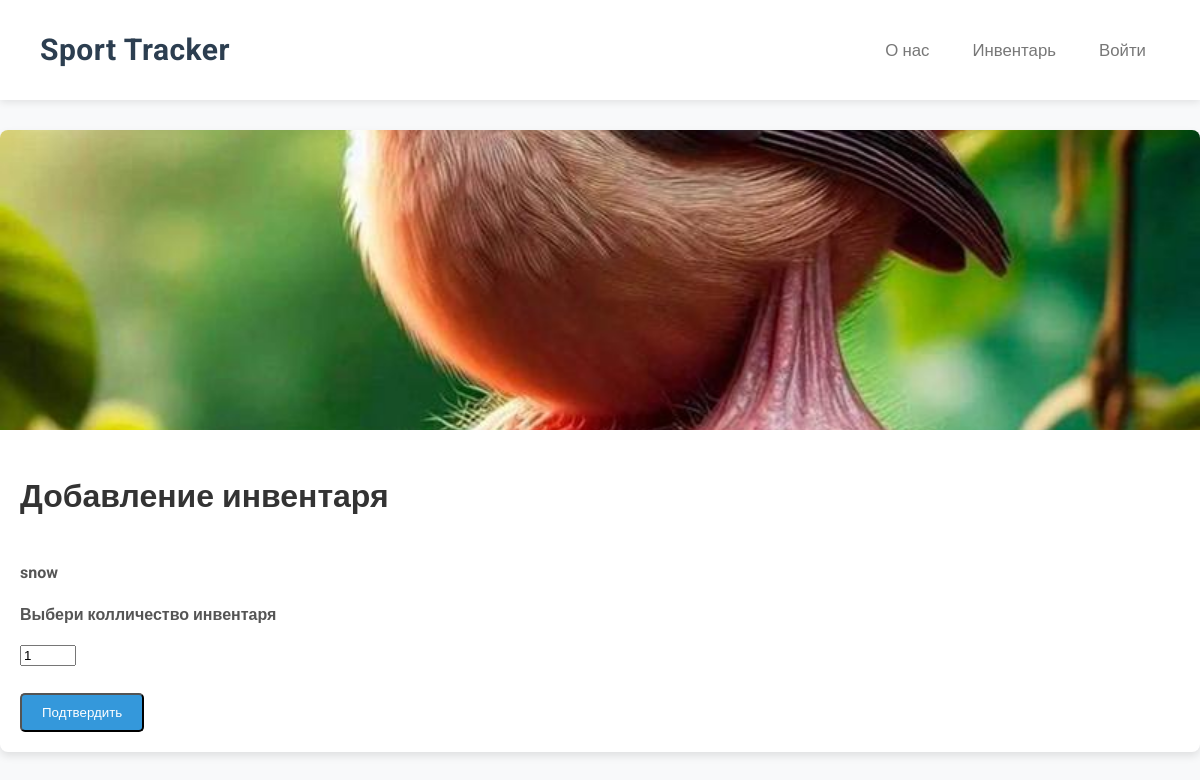
The page /add_voting?id=1 on the database as committed earlier.
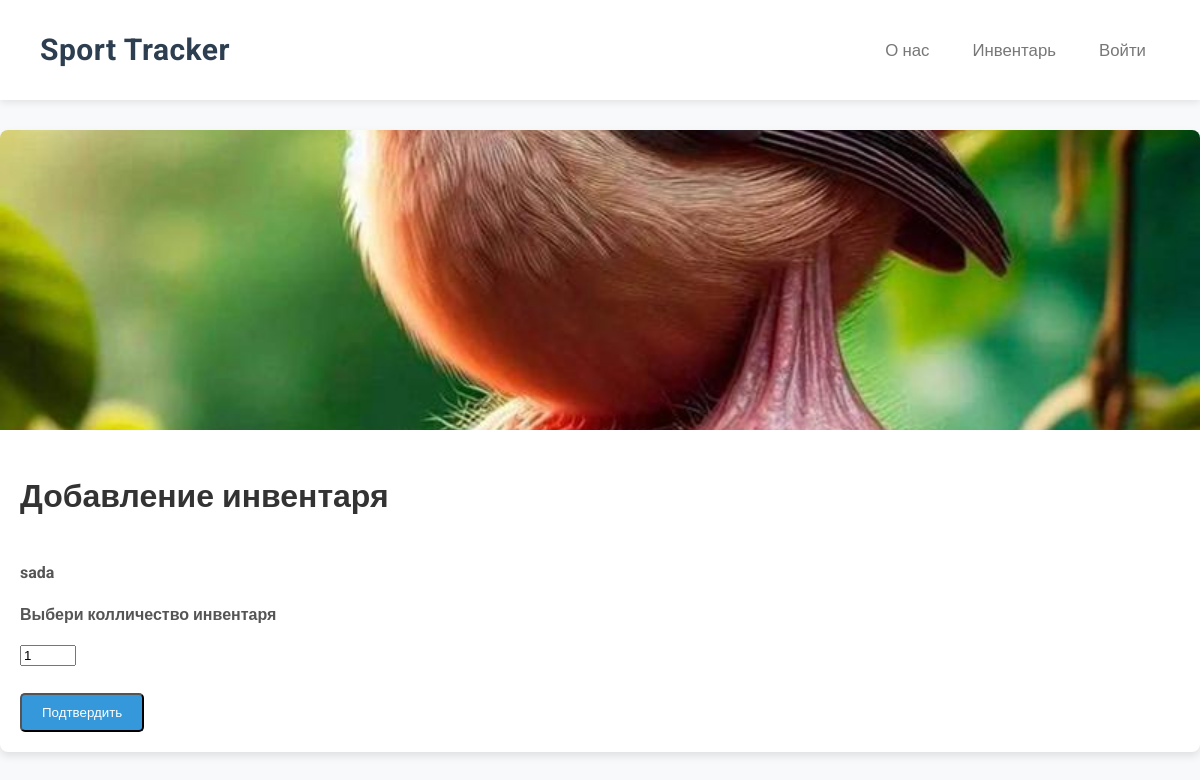
The same page on the database as committed later.
### main/models.py (models this page shows, shortened)
class Votings(models.Model):
    author = models.ForeignKey(User, on_delete=models.CASCADE)
    image = models.ImageField(upload_to=get_image_upload_path, blank=True, null=True)
    name = models.TextField()
    questions_number = models.IntegerField()
    type_of_voting = models.TextField()

### main/views.py (the view, shortened to what this page needs)
# urls.py: path('add_voting', add_voting, name='add_voting'),
def add_voting(request):
    context = {"IsExist": False}
    id_of_page = request.GET.get("id", None)
    if id_of_page is None:
        return redirect("/catalog")
    _voting = get_object_or_404(Votings, id=id_of_page)
    context["IsExist"] = True
    context["about_label"] = _voting.name
    context["author"] = _voting.author
    context["questions_number"] = _voting.questions_number
    context["voting_id"] = _voting.id
    context["type_of_voting"] = _voting.type_of_voting
    directory = os.path.join('main', 'uploads', 'users', 'admin')
    context["url_to_avatar"] = ""
    if os.path.exists(directory):
        if os.listdir(directory):
            context["url_to_avatar"] = f"/uploads/users/admin/{os.listdir(directory)[0]}"
    directory = os.path.join('main', 'uploads', 'votings', 'admin', str(_voting.id))
    context["url_to_header"] = ""
    if os.path.exists(directory):
        if os.listdir(directory):
            context["url_to_header"] = f"/uploads/votings/admin/{_voting.id}/{os.listdir(directory)[0]}"
    context['BASE_DIR'] = BASE_DIR
    return render(request, 'add_voting.html', context)

### main/templates/add_voting.html (shortened to what this page needs)
{% load static %}
<!DOCTYPE html>
<html lang="en">
<head>
    <link rel="stylesheet" href="{% static 'survey.css' %}">
    <link rel="stylesheet" href="{% static 'profile.css' %}">
    <link rel="stylesheet" href="{% static 'about_us.css' %}">
    <link rel="stylesheet" href="{% static 'header.css' %}">
</head>
{% include 'header.html' %}
<body>
    <div class="container">
    <div class="item">
      <div class="wrapper exmpl"><img src="{{ url_to_header }}" alt="Шапка опроса"></div>
      <div class="card">
        {% if IsExist %}
         <h1>Добавление инвентаря</h1>
        <form  method="post" enctype="multipart/form-data" action="/add_voting?id={{ voting_id }}">
            <div>
                <p><b>{{ about_label }}</b></p>
            </div>
            <div>
                <p><b>Выбери колличество инвентаря</b></p>
                <input type="number" name="questions_count"  min="1" max="{{ questions_number }}" value="1">
            </div><br>
            <input class="card_link" type="submit" value="Подтвердить">
        </form>
        {% else %}
        <h3>Инвентарь не найдено!</h3>
        {% endif %}
      </div>
    </div>
</div>
</body>
</html>

Rows that differ between the two databases and show on the page:
changed Votings: name "snow" → "sada"
